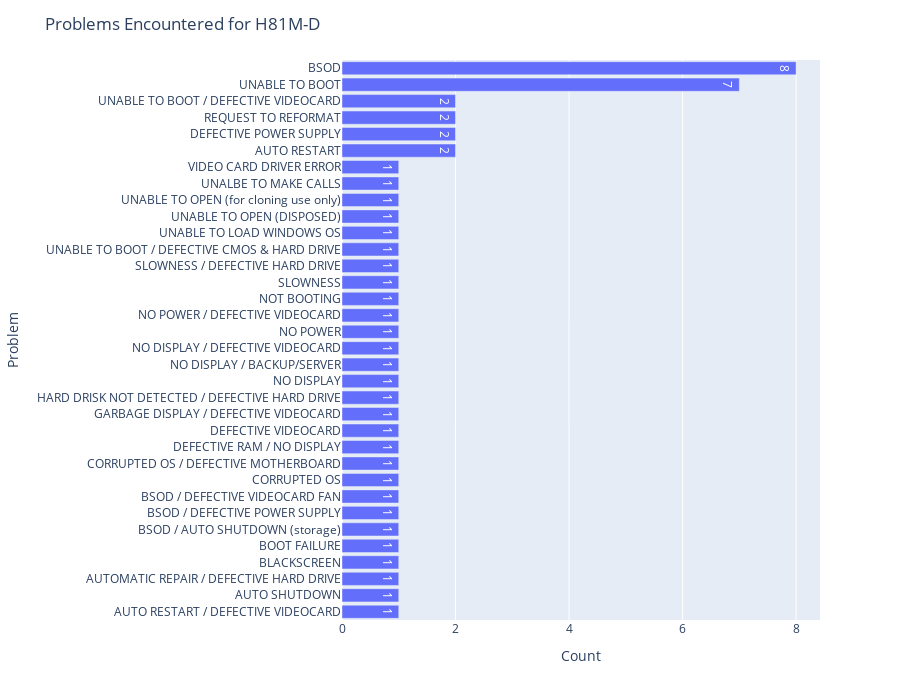

This figure's notebook cell:
### Code cell
fig2 = px.bar(sheet1, x = 'Count', y = 'Problem' , text='Count', orientation='h')
fig2.update_layout(autosize=False, width=900, height=700, title="Problems Encountered for H81M-D", xaxis={'categoryorder':'total ascending'})
fig2.show()

### Figure 1 — Plotly figure (JSON) as saved in the notebook; plotly's stock layout.template omitted (floating-point values rounded to 4 significant figures)
{"data": [{"alignmentgroup": "True", "hovertemplate": "Count=%{text}<br>Problem=%{y}<extra></extra>", "legendgroup": "", "marker": {"color": "#636efa", "pattern": {"shape": ""}}, "name": "", "offsetgroup": "", "orientation": "h", "showlegend": false, "text": [1, 1, 1, 1, 1, 1, 1, 1, 1, 1, 1, 1, 1, 1, 1, 1, 1, 1, 1, 1, 1, 1, 1, 1, 1, 1, 1, 1, 2, 2, 2, 2, 7, 8], "textposition": "auto", "type": "bar", "x": [1, 1, 1, 1, 1, 1, 1, 1, 1, 1, 1, 1, 1, 1, 1, 1, 1, 1, 1, 1, 1, 1, 1, 1, 1, 1, 1, 1, 2, 2, 2, 2, 7, 8], "xaxis": "x", "y": ["AUTO RESTART / DEFECTIVE VIDEOCARD", "AUTO SHUTDOWN", "AUTOMATIC REPAIR / DEFECTIVE HARD DRIVE", "BLACKSCREEN", "BOOT FAILURE", "BSOD / AUTO SHUTDOWN (storage)", "BSOD / DEFECTIVE POWER SUPPLY", "BSOD / DEFECTIVE VIDEOCARD FAN", "CORRUPTED OS", "CORRUPTED OS / DEFECTIVE MOTHERBOARD", "DEFECTIVE RAM / NO DISPLAY", "DEFECTIVE VIDEOCARD", "GARBAGE DISPLAY / DEFECTIVE VIDEOCARD", "HARD DRISK NOT DETECTED / DEFECTIVE HARD DRIVE", "NO DISPLAY", "NO DISPLAY / BACKUP/SERVER", "NO DISPLAY / DEFECTIVE VIDEOCARD", "NO POWER", "NO POWER / DEFECTIVE VIDEOCARD", "NOT BOOTING", "SLOWNESS", "SLOWNESS / DEFECTIVE HARD DRIVE", "UNABLE TO BOOT / DEFECTIVE CMOS & HARD DRIVE", "UNABLE TO LOAD WINDOWS OS", "UNABLE TO OPEN (DISPOSED)", "UNABLE TO OPEN (for cloning use only)", "UNALBE TO MAKE CALLS", "VIDEO CARD DRIVER ERROR", "AUTO RESTART", "DEFECTIVE POWER SUPPLY", "REQUEST TO REFORMAT", "UNABLE TO BOOT / DEFECTIVE VIDEOCARD", "UNABLE TO BOOT", "BSOD"], "yaxis": "y"}], "layout": {"autosize": false, "barmode": "relative", "height": 700, "legend": {"tracegroupgap": 0}, "margin": {"t": 60}, "title": {"text": "Problems Encountered for H81M-D"}, "width": 900, "xaxis": {"anchor": "y", "categoryorder": "total ascending", "domain": [0, 1], "title": {"text": "Count"}}, "yaxis": {"anchor": "x", "domain": [0, 1], "title": {"text": "Problem"}}}}
